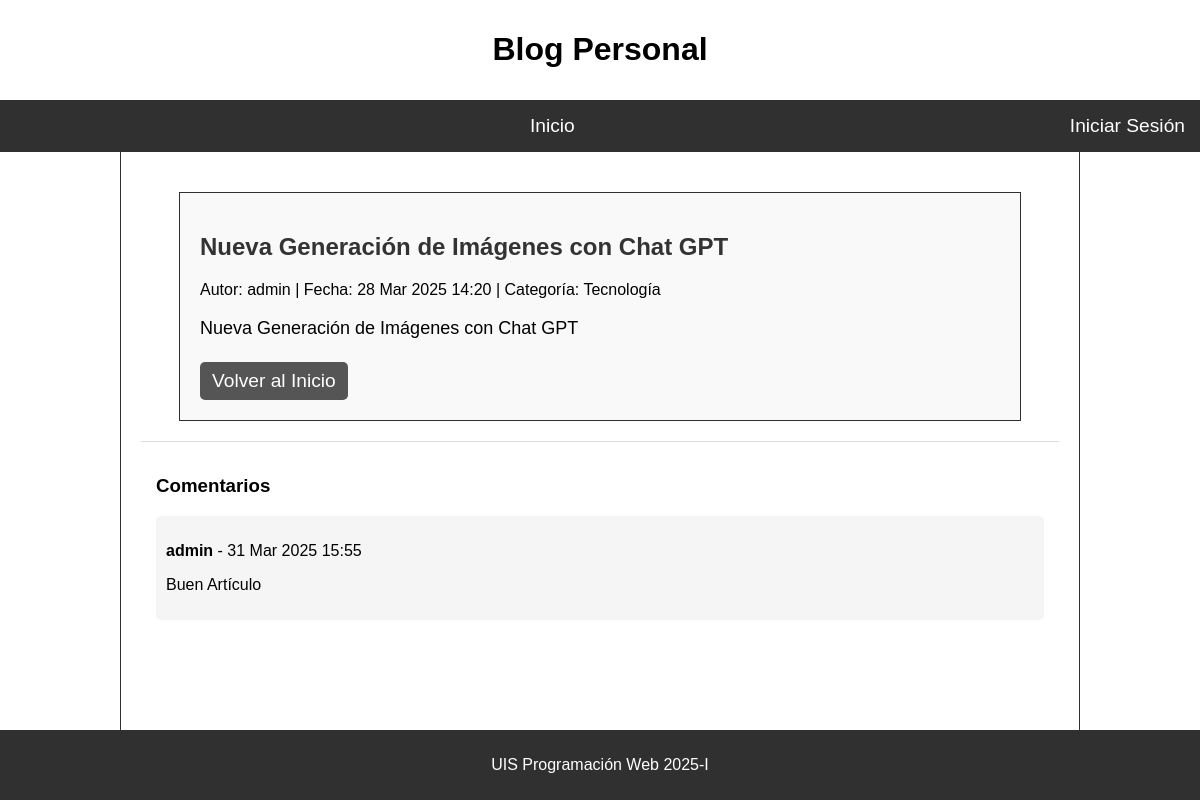
The app's page /publicacion/2/ with its own data.
### post/models.py (models this page shows, shortened)
class Post(models.Model):
    title = models.CharField(max_length=200)
    content = models.TextField()
    author = models.ForeignKey(User, on_delete=models.CASCADE)  # Relación con usuario
    category = models.ForeignKey(Category, on_delete=models.SET_NULL, null=True, blank=True)  # Relación con categoría
    created_at = models.DateTimeField(auto_now_add=True)
    updated_at = models.DateTimeField(auto_now=True)
    published = models.BooleanField(default=True)

class Category(models.Model):
    name = models.CharField(max_length=100, unique=True)
    class Meta:
        verbose_name = "Category"
        verbose_name_plural = "Categories"

class Comment(models.Model):
    post = models.ForeignKey(Post, on_delete=models.CASCADE, related_name="comments")
    author = models.ForeignKey(User, on_delete=models.CASCADE)  # Relación con usuario
    content = models.TextField()
    created_at = models.DateTimeField(auto_now_add=True)

### post/views.py (the view, shortened to what this page needs)
# urls.py: path('publicacion/<int:post_id>/', views.detalle_publicacion, name='detalle_publicacion'),
def detalle_publicacion(request, post_id):
    post = get_object_or_404(Post, id=post_id)
    comentarios = post.comments.all().order_by('-created_at')  # Trae todos los comentarios ordenados por fecha
    form = CommentForm()
    return render(request, 'post/detalle_publicacion.html', {
        'post': post,
        'comentarios': comentarios,
        'form': form
    })

### post/templates/post/detalle_publicacion.html (shortened to what this page needs)
{% extends "post/base.html" %}
{% load static %}
{% block extra_head %}
<link rel="stylesheet" href="{% static 'post/css/detalle_publicacion.css' %}">
{% endblock extra_head%}
{% block content %}
<div class="detalle-publicacion">
    <h2 class="post-title">{{ post.title }}</h2>
    <p class="post-meta">
        Autor: {{ post.author.username }} | Fecha: {{ post.created_at|date:"d M Y H:i" }} | Categoría: {{ post.category.name|default:"Sin categoría" }}
    </p>
    <div class="post-content">
        {{ post.content }}
    </div>
    {% if user.is_authenticated %}
        <div class="post-actions">
            <a href="{% url 'publicaciones' %}" class="btn-volver">Volver a Publicaciones</a>
            {% if user == post.author or user.is_superuser %}
                <a href="{% url 'editar_publicacion' post.id %}" class="btn-editar">Editar</a>
                <a href="{% url 'eliminar_publicacion' post.id %}" class="btn-eliminar">Eliminar</a>
            {% endif %}
        </div>
    {% else %}
        <div class="post-actions">
            <a href="{% url 'index' %}" class="btn-volver">Volver al Inicio</a>
        </div>
    {% endif %}
</div>
<div class="comentarios-section">
    <h3>Comentarios</h3>
    {% for comentario in comentarios %}
        <div class="comentario">
            <p><strong>{{ comentario.author.username }}</strong> - {{ comentario.created_at|date:"d M Y H:i" }}</p>
            <p>{{ comentario.content }}</p>
        </div>
    {% empty %}
        <p>No hay comentarios aún.</p>
    {% endfor %}
</div>
{% endblock %}

### post/static/post/css/base.css (style rules this page uses)
html, body { height: 100%; margin: 0; }
body { display: flex; font-family: Arial, sans-serif; flex-direction: column; }
a { text-decoration: none; color: #ffffff; font-size: 1.2em; }

### post/static/post/css/detalle_publicacion.css (style rules this page uses)
.detalle-publicacion { max-width: 800px; margin: 20px auto; padding: 20px; border: 1px solid #303030; background: #f9f9f9; }
.post-title { font-size: 24px; color: #333; }
.post-content { margin-top: 15px; font-size: 18px; line-height: 1.5; }
.post-actions { margin-top: 20px; }
.btn-volver, .btn-editar, .btn-eliminar { display: inline-block; margin-right: 10px; padding: 8px 12px; border-radius: 5px; text-decoration: none; color: white; }
.btn-volver { background-color: #555; }
.comentarios-section { margin-top: 20px; padding: 15px; border-top: 1px solid #ddd; }
.comentario { margin-bottom: 10px; padding: 10px; background: #f5f5f5; border-radius: 5px; }

### records on screen
Post: title "Nueva Generación de Imágenes con Chat GPT", author.username "admin", created_at "28 Mar 2025 14:20", category.name "Tecnología", content "Nueva Generación de Imágenes con Chat GPT"
Comment: author.username "admin", created_at "31 Mar 2025 15:55", content "Buen Artículo"
